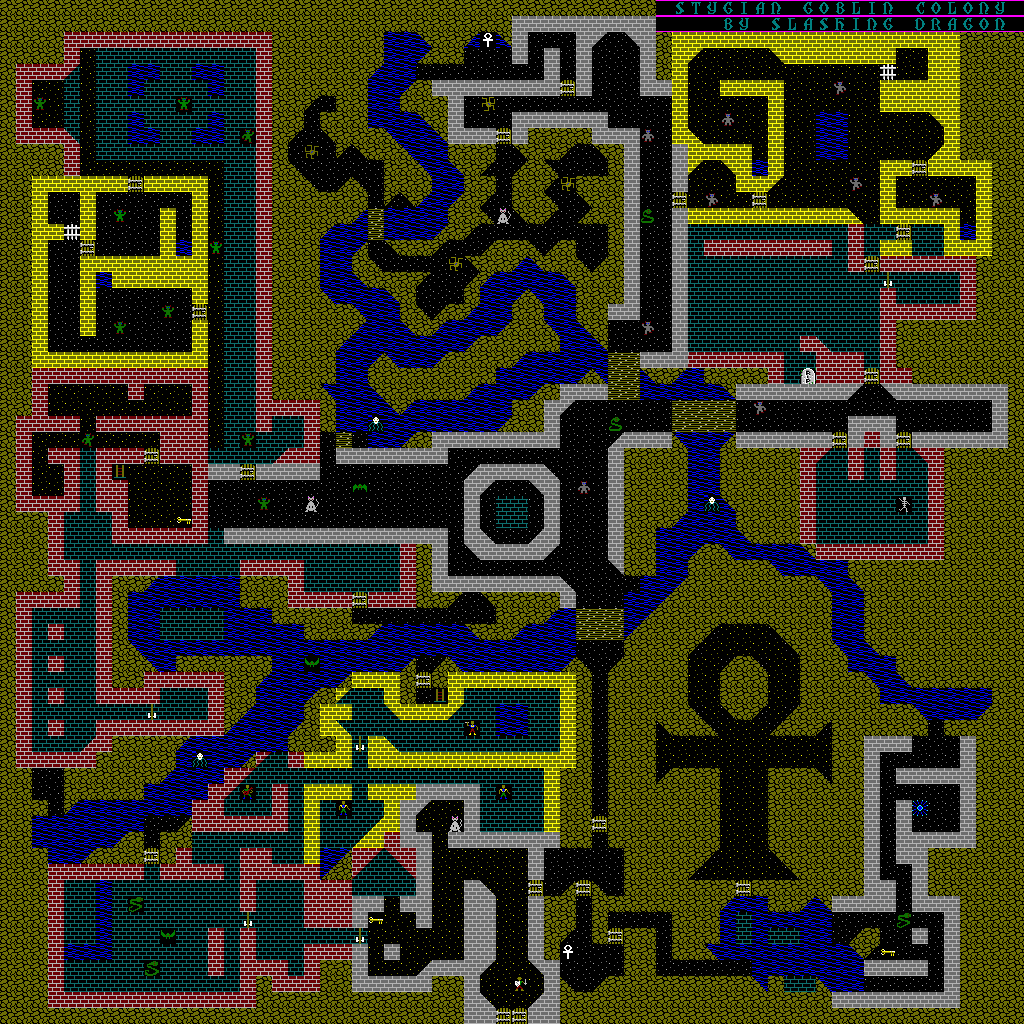

A level layout from a 2D game, rendered from its tile map. Below: a short description, then the map file with tile-grid data replaced by summaries:
An orthogonal 64x64 tile map with 16x16 px tiles, 2 tile layers (Map, Addornments), 1 hidden layer not drawn, 3 tilesets, 1 image layer.

<map version="1.0" orientation="orthogonal" width="64" height="64" tilewidth="16" tileheight="16">
 <tileset firstgid="1" name="Ultima_5_-_Tiles" tilewidth="16" tileheight="16">
  <image source="Ultima_5_-_Tiles.png" width="512" height="288" />
 </tileset>
 <tileset firstgid="577" name="Ultima_4_-_Tiles" tilewidth="16" tileheight="16">
  <image source="Ultima_4_-_Tiles.png" width="256" height="256" />
 </tileset>
 <tileset firstgid="833" name="Ultima_UW_-_Tiles" tilewidth="16" tileheight="16">
  <image source="Ultima_UW_-_Tiles.png" width="256" height="512" />
 </tileset>
 <imagelayer name="Map" width="64" height="64">
  <image source="level1.png" />
 </imagelayer>
 <layer name="U5 base map" width="64" height="64" visible="0">
  <data>[4096 cells, 4096 non-empty, 16 distinct tile ids]</data>
 </layer>
 <layer name="Map" width="64" height="64">
  <data>[4096 cells, 4096 non-empty, 51 distinct tile ids]</data>
 </layer>
 <layer name="Addornments" width="64" height="64">
  <data>[4096 cells, 105 non-empty, 42 distinct tile ids]</data>
 </layer>
</map>
